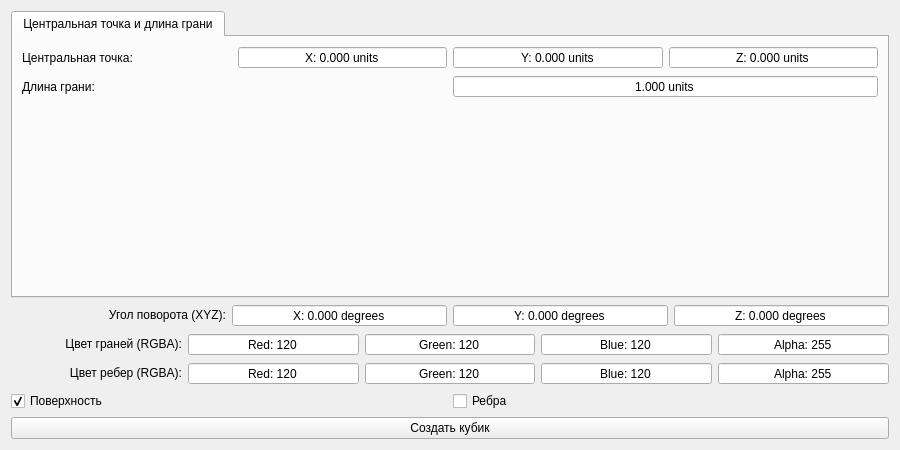
<?xml version="1.0" encoding="UTF-8"?>
<ui version="4.0">
 <class>Form_cube</class>
 <widget class="QWidget" name="Form_cube">
  <property name="geometry">
   <rect>
    <x>0</x>
    <y>0</y>
    <width>900</width>
    <height>450</height>
   </rect>
  </property>
  <property name="sizePolicy">
   <sizepolicy hsizetype="Fixed" vsizetype="Fixed">
    <horstretch>0</horstretch>
    <verstretch>0</verstretch>
   </sizepolicy>
  </property>
  <property name="minimumSize">
   <size>
    <width>900</width>
    <height>450</height>
   </size>
  </property>
  <property name="maximumSize">
   <size>
    <width>900</width>
    <height>450</height>
   </size>
  </property>
  <property name="windowTitle">
   <string>Кубик</string>
  </property>
  <layout class="QVBoxLayout" name="verticalLayout">
   <item>
    <widget class="QTabWidget" name="tabWidget_variant">
     <property name="currentIndex">
      <number>0</number>
     </property>
     <widget class="QWidget" name="tab_point_line">
      <attribute name="title">
       <string>Центральная точка и длина грани</string>
      </attribute>
      <layout class="QVBoxLayout" name="verticalLayout_2">
       <item>
        <layout class="QHBoxLayout" name="horizontalLayout">
         <item>
          <widget class="QLabel" name="label_centralPoint">
           <property name="text">
            <string>Центральная точка:</string>
           </property>
          </widget>
         </item>
         <item>
          <widget class="QDoubleSpinBox" name="dSpinB_centralX">
           <property name="wrapping">
            <bool>false</bool>
           </property>
           <property name="frame">
            <bool>true</bool>
           </property>
           <property name="alignment">
            <set>Qt::AlignCenter</set>
           </property>
           <property name="buttonSymbols">
            <enum>QAbstractSpinBox::NoButtons</enum>
           </property>
           <property name="prefix">
            <string>X: </string>
           </property>
           <property name="suffix">
            <string> units</string>
           </property>
           <property name="decimals">
            <number>3</number>
           </property>
           <property name="minimum">
            <double>-100.000000000000000</double>
           </property>
           <property name="maximum">
            <double>100.000000000000000</double>
           </property>
          </widget>
         </item>
         <item>
          <widget class="QDoubleSpinBox" name="dSpinB_centralY">
           <property name="wrapping">
            <bool>false</bool>
           </property>
           <property name="frame">
            <bool>true</bool>
           </property>
           <property name="alignment">
            <set>Qt::AlignCenter</set>
           </property>
           <property name="buttonSymbols">
            <enum>QAbstractSpinBox::NoButtons</enum>
           </property>
           <property name="prefix">
            <string>Y: </string>
           </property>
           <property name="suffix">
            <string> units</string>
           </property>
           <property name="decimals">
            <number>3</number>
           </property>
           <property name="minimum">
            <double>-100.000000000000000</double>
           </property>
           <property name="maximum">
            <double>100.000000000000000</double>
           </property>
          </widget>
         </item>
         <item>
          <widget class="QDoubleSpinBox" name="dSpinB_centralZ">
           <property name="wrapping">
            <bool>false</bool>
           </property>
           <property name="frame">
            <bool>true</bool>
           </property>
           <property name="alignment">
            <set>Qt::AlignCenter</set>
           </property>
           <property name="buttonSymbols">
            <enum>QAbstractSpinBox::NoButtons</enum>
           </property>
           <property name="prefix">
            <string>Z: </string>
           </property>
           <property name="suffix">
            <string> units</string>
           </property>
           <property name="decimals">
            <number>3</number>
           </property>
           <property name="minimum">
            <double>-100.000000000000000</double>
           </property>
           <property name="maximum">
            <double>100.000000000000000</double>
           </property>
          </widget>
         </item>
        </layout>
       </item>
       <item>
        <layout class="QHBoxLayout" name="horizontalLayout_2">
         <item>
          <widget class="QLabel" name="label_edgeLenght">
           <property name="text">
            <string>Длина грани:</string>
           </property>
          </widget>
         </item>
         <item>
          <widget class="QDoubleSpinBox" name="dSpinB_edge">
           <property name="wrapping">
            <bool>false</bool>
           </property>
           <property name="frame">
            <bool>true</bool>
           </property>
           <property name="alignment">
            <set>Qt::AlignCenter</set>
           </property>
           <property name="buttonSymbols">
            <enum>QAbstractSpinBox::NoButtons</enum>
           </property>
           <property name="prefix">
            <string/>
           </property>
           <property name="suffix">
            <string> units</string>
           </property>
           <property name="decimals">
            <number>3</number>
           </property>
           <property name="minimum">
            <double>0.010000000000000</double>
           </property>
           <property name="maximum">
            <double>100.000000000000000</double>
           </property>
           <property name="value">
            <double>1.000000000000000</double>
           </property>
          </widget>
         </item>
        </layout>
       </item>
       <item>
        <spacer name="verticalSpacer">
         <property name="orientation">
          <enum>Qt::Vertical</enum>
         </property>
         <property name="sizeHint" stdset="0">
          <size>
           <width>20</width>
           <height>40</height>
          </size>
         </property>
        </spacer>
       </item>
      </layout>
     </widget>
    </widget>
   </item>
   <item>
    <layout class="QHBoxLayout" name="horizontalLayout_3">
     <item>
      <widget class="QLabel" name="label_RGBAofLines_2">
       <property name="sizePolicy">
        <sizepolicy hsizetype="Preferred" vsizetype="Fixed">
         <horstretch>0</horstretch>
         <verstretch>0</verstretch>
        </sizepolicy>
       </property>
       <property name="text">
        <string>Угол поворота (XYZ):</string>
       </property>
       <property name="alignment">
        <set>Qt::AlignRight|Qt::AlignTrailing|Qt::AlignVCenter</set>
       </property>
      </widget>
     </item>
     <item>
      <widget class="QDoubleSpinBox" name="dSpinB_angleX">
       <property name="wrapping">
        <bool>false</bool>
       </property>
       <property name="frame">
        <bool>true</bool>
       </property>
       <property name="alignment">
        <set>Qt::AlignCenter</set>
       </property>
       <property name="buttonSymbols">
        <enum>QAbstractSpinBox::NoButtons</enum>
       </property>
       <property name="prefix">
        <string>X: </string>
       </property>
       <property name="suffix">
        <string> degrees</string>
       </property>
       <property name="decimals">
        <number>3</number>
       </property>
       <property name="minimum">
        <double>-360.000000000000000</double>
       </property>
       <property name="maximum">
        <double>360.000000000000000</double>
       </property>
       <property name="singleStep">
        <double>5.000000000000000</double>
       </property>
      </widget>
     </item>
     <item>
      <widget class="QDoubleSpinBox" name="dSpinB_angleY">
       <property name="wrapping">
        <bool>false</bool>
       </property>
       <property name="frame">
        <bool>true</bool>
       </property>
       <property name="alignment">
        <set>Qt::AlignCenter</set>
       </property>
       <property name="buttonSymbols">
        <enum>QAbstractSpinBox::NoButtons</enum>
       </property>
       <property name="prefix">
        <string>Y: </string>
       </property>
       <property name="suffix">
        <string> degrees</string>
       </property>
       <property name="decimals">
        <number>3</number>
       </property>
       <property name="minimum">
        <double>-360.000000000000000</double>
       </property>
       <property name="maximum">
        <double>360.000000000000000</double>
       </property>
       <property name="singleStep">
        <double>5.000000000000000</double>
       </property>
      </widget>
     </item>
     <item>
      <widget class="QDoubleSpinBox" name="dSpinB_angleZ">
       <property name="wrapping">
        <bool>false</bool>
       </property>
       <property name="frame">
        <bool>true</bool>
       </property>
       <property name="alignment">
        <set>Qt::AlignCenter</set>
       </property>
       <property name="buttonSymbols">
        <enum>QAbstractSpinBox::NoButtons</enum>
       </property>
       <property name="prefix">
        <string>Z: </string>
       </property>
       <property name="suffix">
        <string> degrees</string>
       </property>
       <property name="decimals">
        <number>3</number>
       </property>
       <property name="minimum">
        <double>-360.000000000000000</double>
       </property>
       <property name="maximum">
        <double>360.000000000000000</double>
       </property>
       <property name="singleStep">
        <double>5.000000000000000</double>
       </property>
      </widget>
     </item>
    </layout>
   </item>
   <item>
    <layout class="QHBoxLayout" name="horizontalLayout_4">
     <item>
      <widget class="QLabel" name="label_RGBAofLines">
       <property name="sizePolicy">
        <sizepolicy hsizetype="Preferred" vsizetype="Fixed">
         <horstretch>0</horstretch>
         <verstretch>0</verstretch>
        </sizepolicy>
       </property>
       <property name="text">
        <string>Цвет граней (RGBA):</string>
       </property>
       <property name="alignment">
        <set>Qt::AlignRight|Qt::AlignTrailing|Qt::AlignVCenter</set>
       </property>
      </widget>
     </item>
     <item>
      <widget class="QSpinBox" name="SpinB_planeR">
       <property name="wrapping">
        <bool>false</bool>
       </property>
       <property name="frame">
        <bool>true</bool>
       </property>
       <property name="alignment">
        <set>Qt::AlignCenter</set>
       </property>
       <property name="buttonSymbols">
        <enum>QAbstractSpinBox::NoButtons</enum>
       </property>
       <property name="suffix">
        <string/>
       </property>
       <property name="prefix">
        <string>Red: </string>
       </property>
       <property name="maximum">
        <number>255</number>
       </property>
       <property name="singleStep">
        <number>5</number>
       </property>
       <property name="value">
        <number>120</number>
       </property>
      </widget>
     </item>
     <item>
      <widget class="QSpinBox" name="SpinB_planeG">
       <property name="wrapping">
        <bool>false</bool>
       </property>
       <property name="frame">
        <bool>true</bool>
       </property>
       <property name="alignment">
        <set>Qt::AlignCenter</set>
       </property>
       <property name="buttonSymbols">
        <enum>QAbstractSpinBox::NoButtons</enum>
       </property>
       <property name="suffix">
        <string/>
       </property>
       <property name="prefix">
        <string>Green: </string>
       </property>
       <property name="maximum">
        <number>255</number>
       </property>
       <property name="singleStep">
        <number>5</number>
       </property>
       <property name="value">
        <number>120</number>
       </property>
      </widget>
     </item>
     <item>
      <widget class="QSpinBox" name="SpinB_planeB">
       <property name="wrapping">
        <bool>false</bool>
       </property>
       <property name="frame">
        <bool>true</bool>
       </property>
       <property name="alignment">
        <set>Qt::AlignCenter</set>
       </property>
       <property name="buttonSymbols">
        <enum>QAbstractSpinBox::NoButtons</enum>
       </property>
       <property name="suffix">
        <string/>
       </property>
       <property name="prefix">
        <string>Blue: </string>
       </property>
       <property name="maximum">
        <number>255</number>
       </property>
       <property name="singleStep">
        <number>5</number>
       </property>
       <property name="value">
        <number>120</number>
       </property>
      </widget>
     </item>
     <item>
      <widget class="QSpinBox" name="SpinB_planeA">
       <property name="wrapping">
        <bool>false</bool>
       </property>
       <property name="frame">
        <bool>true</bool>
       </property>
       <property name="alignment">
        <set>Qt::AlignCenter</set>
       </property>
       <property name="buttonSymbols">
        <enum>QAbstractSpinBox::NoButtons</enum>
       </property>
       <property name="suffix">
        <string/>
       </property>
       <property name="prefix">
        <string>Alpha: </string>
       </property>
       <property name="maximum">
        <number>255</number>
       </property>
       <property name="singleStep">
        <number>5</number>
       </property>
       <property name="value">
        <number>255</number>
       </property>
      </widget>
     </item>
    </layout>
   </item>
   <item>
    <layout class="QHBoxLayout" name="horizontalLayout_6">
     <item>
      <widget class="QLabel" name="label_RGBAofEdges">
       <property name="sizePolicy">
        <sizepolicy hsizetype="Preferred" vsizetype="Fixed">
         <horstretch>0</horstretch>
         <verstretch>0</verstretch>
        </sizepolicy>
       </property>
       <property name="text">
        <string>Цвет ребер (RGBA):</string>
       </property>
       <property name="alignment">
        <set>Qt::AlignRight|Qt::AlignTrailing|Qt::AlignVCenter</set>
       </property>
      </widget>
     </item>
     <item>
      <widget class="QSpinBox" name="SpinB_edgeR">
       <property name="wrapping">
        <bool>false</bool>
       </property>
       <property name="frame">
        <bool>true</bool>
       </property>
       <property name="alignment">
        <set>Qt::AlignCenter</set>
       </property>
       <property name="buttonSymbols">
        <enum>QAbstractSpinBox::NoButtons</enum>
       </property>
       <property name="suffix">
        <string/>
       </property>
       <property name="prefix">
        <string>Red: </string>
       </property>
       <property name="maximum">
        <number>255</number>
       </property>
       <property name="singleStep">
        <number>5</number>
       </property>
       <property name="value">
        <number>120</number>
       </property>
      </widget>
     </item>
     <item>
      <widget class="QSpinBox" name="SpinB_edgeG">
       <property name="wrapping">
        <bool>false</bool>
       </property>
       <property name="frame">
        <bool>true</bool>
       </property>
       <property name="alignment">
        <set>Qt::AlignCenter</set>
       </property>
       <property name="buttonSymbols">
        <enum>QAbstractSpinBox::NoButtons</enum>
       </property>
       <property name="suffix">
        <string/>
       </property>
       <property name="prefix">
        <string>Green: </string>
       </property>
       <property name="maximum">
        <number>255</number>
       </property>
       <property name="singleStep">
        <number>5</number>
       </property>
       <property name="value">
        <number>120</number>
       </property>
      </widget>
     </item>
     <item>
      <widget class="QSpinBox" name="SpinB_edgeB">
       <property name="wrapping">
        <bool>false</bool>
       </property>
       <property name="frame">
        <bool>true</bool>
       </property>
       <property name="alignment">
        <set>Qt::AlignCenter</set>
       </property>
       <property name="buttonSymbols">
        <enum>QAbstractSpinBox::NoButtons</enum>
       </property>
       <property name="suffix">
        <string/>
       </property>
       <property name="prefix">
        <string>Blue: </string>
       </property>
       <property name="maximum">
        <number>255</number>
       </property>
       <property name="singleStep">
        <number>5</number>
       </property>
       <property name="value">
        <number>120</number>
       </property>
      </widget>
     </item>
     <item>
      <widget class="QSpinBox" name="SpinB_edgeA">
       <property name="wrapping">
        <bool>false</bool>
       </property>
       <property name="frame">
        <bool>true</bool>
       </property>
       <property name="alignment">
        <set>Qt::AlignCenter</set>
       </property>
       <property name="buttonSymbols">
        <enum>QAbstractSpinBox::NoButtons</enum>
       </property>
       <property name="suffix">
        <string/>
       </property>
       <property name="prefix">
        <string>Alpha: </string>
       </property>
       <property name="maximum">
        <number>255</number>
       </property>
       <property name="singleStep">
        <number>5</number>
       </property>
       <property name="value">
        <number>255</number>
       </property>
      </widget>
     </item>
    </layout>
   </item>
   <item>
    <layout class="QHBoxLayout" name="horizontalLayout_5">
     <item>
      <widget class="QCheckBox" name="checkBox_isPlanesEnable">
       <property name="layoutDirection">
        <enum>Qt::LeftToRight</enum>
       </property>
       <property name="text">
        <string>Поверхность</string>
       </property>
       <property name="checked">
        <bool>true</bool>
       </property>
      </widget>
     </item>
     <item>
      <widget class="QCheckBox" name="checkBox_isEdgesEnable">
       <property name="text">
        <string>Ребра</string>
       </property>
       <property name="checked">
        <bool>false</bool>
       </property>
      </widget>
     </item>
    </layout>
   </item>
   <item>
    <widget class="QPushButton" name="pushButton_create">
     <property name="text">
      <string>Создать кубик</string>
     </property>
    </widget>
   </item>
  </layout>
 </widget>
 <resources/>
 <connections/>
</ui>
